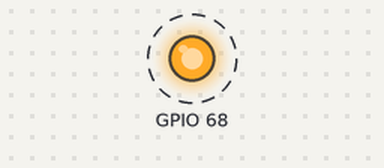
Bench run of a sketch on a simulated ESP32. Shown: output pins drawn as LEDs (lit = HIGH). Dashed ring = blinking. What the sketch prints to the serial monitor is not drawn.

Above: at 0.2 s.
Timing chart, 0 to 3.0 s (numbered marks = the images above):
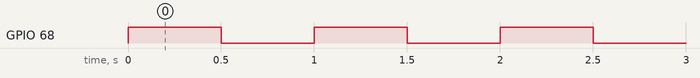

Measured:
- by itself, GPIO 68: alternates HIGH for 0.50 s and LOW for 0.50 s

The sketch:

mcp23xxx_blink.ino
```cpp
// Blinks an LED attached to a MCP23XXX pin.

// ok to include only the one needed
// both included here to make things simple for example
#include <Adafruit_MCP23X08.h>
#include <Adafruit_MCP23X17.h>
#include <Wire.h> // Bao gồm thư viện Wire cho I2C

#define LED_PIN 4     // gpa4

// Định nghĩa chân SDA và SCL tùy chỉnh
#define I2C_SDA_PIN 33
#define I2C_SCL_PIN 32

// only used for SPI - KHÔNG DÙNG CHO I2C
// #define CS_PIN 6

// uncomment appropriate line
// Adafruit_MCP23X08 mcp;
Adafruit_MCP23X17 mcp; // Sử dụng MCP23X17 (ví dụ: MCP23017)

void setup() {
  Serial.begin(115200);
  //while (!Serial);
  Serial.println("MCP23xxx Blink Test!");

  // Khởi tạo giao tiếp I2C với các chân tùy chỉnh
  // Đảm bảo không có dòng Wire.begin() nào khác trước dòng này
  Wire.begin(I2C_SDA_PIN, I2C_SCL_PIN);

  // Bắt đầu giao tiếp với MCP23X17 qua I2C
  // Nếu MCP23X17 có địa chỉ I2C khác 0x20 (địa chỉ mặc định), bạn cần truyền địa chỉ vào đây.
  // Ví dụ: mcp.begin_I2C(0x21); nếu địa chỉ là 0x21
  if (!mcp.begin_I2C()) {
    Serial.println("Error. Please check wiring, power, and I2C address (default is 0x20)!");
    while (1);
  }

  // configure pin for output
  mcp.pinMode(LED_PIN, OUTPUT);

  Serial.println("Looping...");
}

void loop() {
  mcp.digitalWrite(LED_PIN, HIGH);
  delay(500);
  mcp.digitalWrite(LED_PIN, LOW);
  delay(500);
}
```
